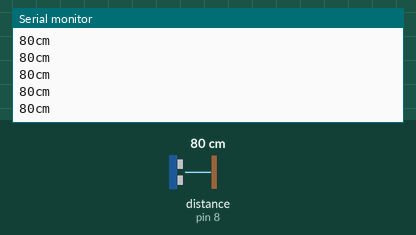
A sketch run on a simulated Arduino Uno, built with avr-gcc and run on an emulated ATmega328P. On the bench: the last lines printed to the serial monitor. Wiring (inferred from the names in the program): ultrasonic range finder: trigger pin 7; echo pin 8. The test bench sets the inputs (shaded band); at power-on: distance to the obstacle (sensor on pin 8) 80 cm. The echo pulse lasts 58.3 µs per cm.

Above: at 1.2 s.
1.3 s: distance to the obstacle (sensor on pin 8) set to 2 cm
At 1.48 s:
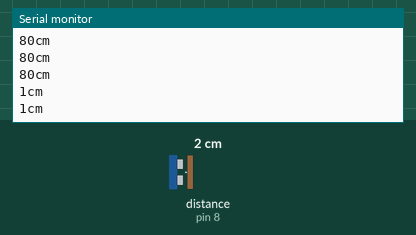
2.8 s: distance to the obstacle (sensor on pin 8) set to 4 cm
At 2.89 s:
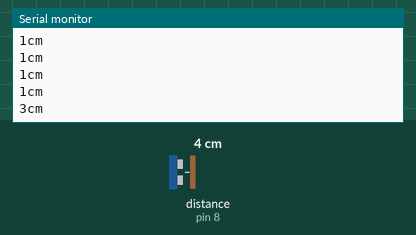
Timing chart, 0 to 5.8 s (numbered marks = the images above; inputs shaded):
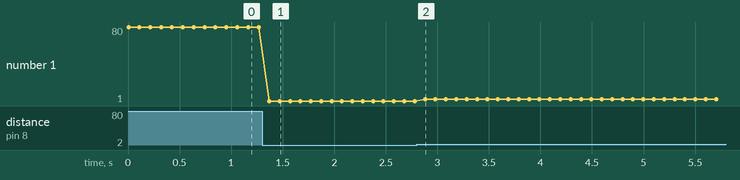

Measured:
- after the input at 1.3 s, the serial monitor: prints a new line after 0.07 s (image 1)
- after the input at 2.8 s, the serial monitor: prints a new line after 0.08 s (image 2)
- plotted number 1: 80 → 1 after the input at 1.3 s, 1 → 3 after the input at 2.8 s

The sketch:

ultra-som.ino
```cpp
int cm = 0;
int trig = 7;
int echo = 8;

// funcao
long lerUltra(int trig, int echo){
  pinMode(trig, OUTPUT);
  digitalWrite(trig, LOW);
  delayMicroseconds(2);

  digitalWrite(trig, HIGH);
  delayMicroseconds(10);
  digitalWrite(trig, LOW);

  pinMode(echo, INPUT);

  return pulseIn(echo, HIGH);
}
void setup() {
  Serial.begin(9600);
}

void loop() {
  cm = 0.01723 * lerUltra(trig, echo);

  Serial.print(cm);
  //println - quebra a linha
  Serial.println("cm");
  delay(100);

}
```
